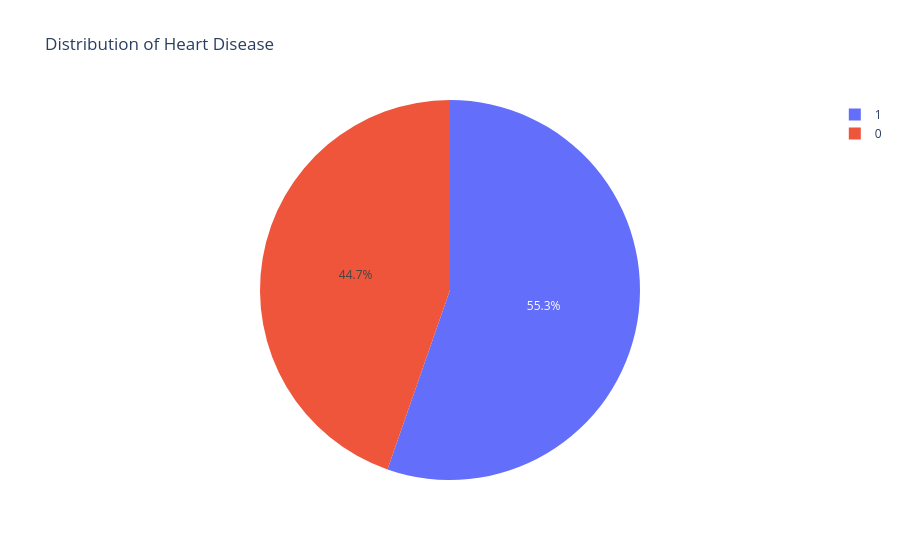

The code cell stored with this chart in its notebook:
### Code cell
px.pie(df, names='HeartDisease', title='Distribution of Heart Disease')

### Figure 1 — Plotly figure (JSON) as saved in the notebook; plotly's stock layout.template omitted (floating-point values rounded to 4 significant figures; data arrays with more than 128 entries replaced by an {"elided": "..."} marker saying what was removed)
{"data": [{"domain": {"x": [0, 1], "y": [0, 1]}, "hovertemplate": "HeartDisease=%{label}<extra></extra>", "labels": {"elided": "918 int values"}, "legendgroup": "", "name": "", "showlegend": true, "type": "pie"}], "layout": {"legend": {"tracegroupgap": 0}, "title": {"text": "Distribution of Heart Disease"}}}
